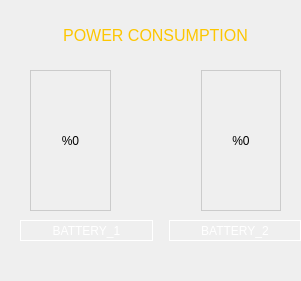
      <widget class="QWidget" name="power_con_widget" native="true">
       <property name="geometry">
        <rect>
         <x>790</x>
         <y>560</y>
         <width>301</width>
         <height>281</height>
        </rect>
       </property>
       <widget class="QLabel" name="guctuketimi_label">
        <property name="geometry">
         <rect>
          <x>10</x>
          <y>10</y>
          <width>291</width>
          <height>51</height>
         </rect>
        </property>
        <property name="font">
         <font>
          <pointsize>12</pointsize>
         </font>
        </property>
        <property name="styleSheet">
         <string notr="true">color: #fdc600;</string>
        </property>
        <property name="text">
         <string>POWER CONSUMPTION</string>
        </property>
        <property name="alignment">
         <set>Qt::AlignCenter</set>
        </property>
       </widget>
       <widget class="QWidget" name="layoutWidget">
        <property name="geometry">
         <rect>
          <x>20</x>
          <y>220</y>
          <width>281</width>
          <height>21</height>
         </rect>
        </property>
        <layout class="QHBoxLayout" name="horizontalLayout_6">
         <property name="spacing">
          <number>16</number>
         </property>
         <property name="leftMargin">
          <number>0</number>
         </property>
         <property name="rightMargin">
          <number>0</number>
         </property>
         <item>
          <widget class="QLabel" name="batarya_1_label">
           <property name="autoFillBackground">
            <bool>false</bool>
           </property>
           <property name="styleSheet">
            <string notr="true">color:white;</string>
           </property>
           <property name="frameShape">
            <enum>QFrame::Box</enum>
           </property>
           <property name="text">
            <string>BATTERY_1</string>
           </property>
           <property name="alignment">
            <set>Qt::AlignCenter</set>
           </property>
          </widget>
         </item>
         <item>
          <widget class="QLabel" name="batarya_2_label">
           <property name="autoFillBackground">
            <bool>false</bool>
           </property>
           <property name="styleSheet">
            <string notr="true">color:white;</string>
           </property>
           <property name="frameShape">
            <enum>QFrame::Box</enum>
           </property>
           <property name="text">
            <string>BATTERY_2</string>
           </property>
           <property name="alignment">
            <set>Qt::AlignCenter</set>
           </property>
          </widget>
         </item>
        </layout>
       </widget>
       <widget class="QWidget" name="layoutWidget">
        <property name="geometry">
         <rect>
          <x>30</x>
          <y>70</y>
          <width>251</width>
          <height>141</height>
         </rect>
        </property>
        <layout class="QHBoxLayout" name="horizontalLayout_7">
         <property name="spacing">
          <number>90</number>
         </property>
         <item>
          <widget class="QLabel" name="batarya1">
           <property name="font">
            <font>
             <pointsize>9</pointsize>
            </font>
           </property>
           <property name="styleSheet">
            <string notr="true">QLabel {
                       background-color: qlineargradient(x1:0, y1:0, x2:0, y2:1,
                                                      stop: 0 rgba(200, 200, 200, 255), 
                                                      stop: 0.6 rgba(0, 64, 0, 255),  
                                                      stop: 0.6 rgba(200, 200, 200, 255),
                                                      stop: 1 rgba(0, 255, 0, 255));
    color: black;
    padding: 5px;
    writing-mode: vertical-rl;
    transform: rotate(180deg);
    border:1px solid rgba(200, 200, 200, 230) ;
}
</string>
           </property>
           <property name="text">
            <string>%0</string>
           </property>
           <property name="alignment">
            <set>Qt::AlignCenter</set>
           </property>
          </widget>
         </item>
         <item>
          <widget class="QLabel" name="batarya2">
           <property name="font">
            <font>
             <pointsize>9</pointsize>
            </font>
           </property>
           <property name="styleSheet">
            <string notr="true">QLabel {
                       background-color: qlineargradient(x1:0, y1:0, x2:0, y2:1,
                                                      stop: 0 rgba(200, 200, 200, 255), 
                                                      stop: 0.6 rgba(0, 64, 0, 255),  
                                                      stop: 0.6 rgba(200, 200, 200, 255),
                                                      stop: 1 rgba(0, 255, 0, 255));
    color: black;
    padding: 5px;
    writing-mode: vertical-rl;
    transform: rotate(180deg);
    border:1px solid rgba(200, 200, 200, 230) ;
}
</string>
           </property>
           <property name="text">
            <string>%0</string>
           </property>
           <property name="alignment">
            <set>Qt::AlignCenter</set>
           </property>
          </widget>
         </item>
        </layout>
       </widget>
      </widget>
